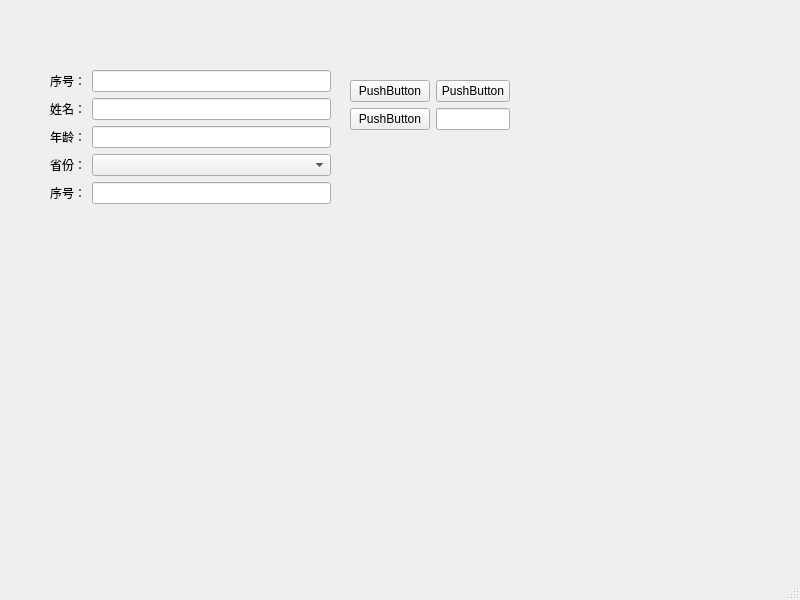
<?xml version="1.0" encoding="UTF-8"?>
<ui version="4.0">
 <class>MainWindow</class>
 <widget class="QMainWindow" name="MainWindow">
  <property name="geometry">
   <rect>
    <x>0</x>
    <y>0</y>
    <width>800</width>
    <height>600</height>
   </rect>
  </property>
  <property name="windowTitle">
   <string>MainWindow</string>
  </property>
  <widget class="QWidget" name="centralwidget">
   <widget class="QWidget" name="formLayoutWidget">
    <property name="geometry">
     <rect>
      <x>350</x>
      <y>80</y>
      <width>160</width>
      <height>80</height>
     </rect>
    </property>
    <layout class="QFormLayout" name="formLayout_2">
     <item row="0" column="0">
      <widget class="QPushButton" name="pushButton">
       <property name="text">
        <string>PushButton</string>
       </property>
      </widget>
     </item>
     <item row="0" column="1">
      <widget class="QPushButton" name="pushButton_2">
       <property name="text">
        <string>PushButton</string>
       </property>
      </widget>
     </item>
     <item row="1" column="0">
      <widget class="QPushButton" name="pushButton_3">
       <property name="text">
        <string>PushButton</string>
       </property>
      </widget>
     </item>
     <item row="1" column="1">
      <widget class="QLineEdit" name="lineEdit_5"/>
     </item>
    </layout>
   </widget>
   <widget class="QWidget" name="layoutWidget">
    <property name="geometry">
     <rect>
      <x>50</x>
      <y>70</y>
      <width>281</width>
      <height>211</height>
     </rect>
    </property>
    <layout class="QFormLayout" name="formLayout">
     <item row="0" column="0">
      <widget class="QLabel" name="label">
       <property name="text">
        <string>序号：</string>
       </property>
       <property name="buddy">
        <cstring>lineEdit</cstring>
       </property>
      </widget>
     </item>
     <item row="0" column="1">
      <widget class="QLineEdit" name="lineEdit"/>
     </item>
     <item row="1" column="0">
      <widget class="QLabel" name="label_2">
       <property name="text">
        <string>姓名：</string>
       </property>
       <property name="buddy">
        <cstring>lineEdit_2</cstring>
       </property>
      </widget>
     </item>
     <item row="1" column="1">
      <widget class="QLineEdit" name="lineEdit_2"/>
     </item>
     <item row="2" column="0">
      <widget class="QLabel" name="label_3">
       <property name="text">
        <string>年龄：</string>
       </property>
       <property name="buddy">
        <cstring>lineEdit_3</cstring>
       </property>
      </widget>
     </item>
     <item row="2" column="1">
      <widget class="QLineEdit" name="lineEdit_3"/>
     </item>
     <item row="3" column="0">
      <widget class="QLabel" name="label_4">
       <property name="text">
        <string>省份：</string>
       </property>
       <property name="buddy">
        <cstring>comboBox</cstring>
       </property>
      </widget>
     </item>
     <item row="3" column="1">
      <widget class="QComboBox" name="comboBox"/>
     </item>
     <item row="4" column="0">
      <widget class="QLabel" name="label_5">
       <property name="text">
        <string>序号：</string>
       </property>
       <property name="buddy">
        <cstring>lineEdit_4</cstring>
       </property>
      </widget>
     </item>
     <item row="4" column="1">
      <widget class="QLineEdit" name="lineEdit_4">
       <property name="text">
        <string/>
       </property>
      </widget>
     </item>
    </layout>
   </widget>
  </widget>
  <widget class="QMenuBar" name="menubar">
   <property name="geometry">
    <rect>
     <x>0</x>
     <y>0</y>
     <width>800</width>
     <height>23</height>
    </rect>
   </property>
  </widget>
  <widget class="QStatusBar" name="statusbar"/>
 </widget>
 <resources/>
 <connections/>
</ui>
